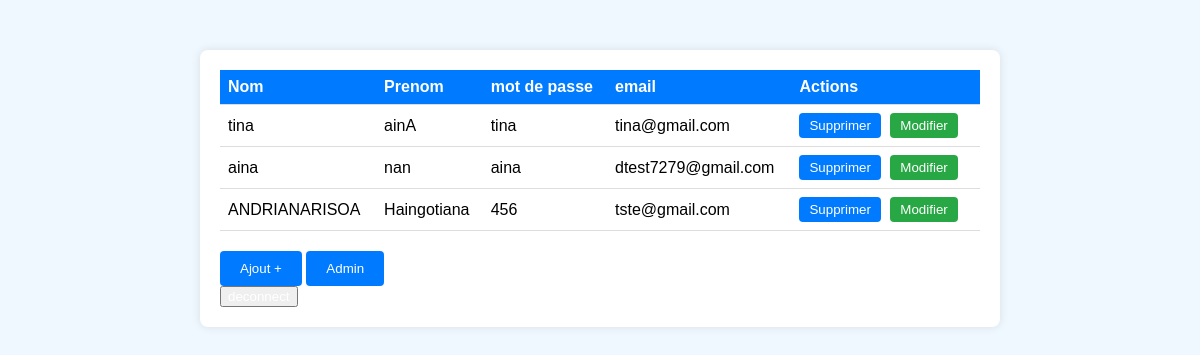
Page /showUtil on the committed database.
### utilisateur/models.py (models this page shows)
class Utilisateur(models.Model):
    nom_util=models.CharField(max_length=50)
    prenom_util=models.CharField(max_length=50)
    pass_util= models.CharField(max_length = 150)
    mail_util=models.EmailField(True)

### utilisateur/views.py (the view)
# urls.py: path('showUtil',showUtil,name='showUtlisateur'),
def showUtil(request):
    data=Utilisateur.objects.all()
    return render(request,'viewsUtilisateur.html',{'data':data})

### utilisateur/templates/viewsUtilisateur.html (shortened to what this page needs)
{% load static %}
<!DOCTYPE html>
<html lang="en">
<head>
    <head>
        <link rel="stylesheet" href="{% static 'styl_util.css' %}">
    </head>
</head>
<body>
  <div class="container">
    <div class="table-container">
        <table>
            <thead>
                <tr>
                    <th>Nom</th>
                    <th>Prenom</th>
                    <th>mot de passe</th>
                    <th>email</th>
                    <th>Actions</th>
                </tr>
            </thead>
            <tbody>
                {% for i in data %}
                <tr>
                    <td>{{i.nom_util}}</td>
                    <td>{{i.prenom_util}}</td>
                    <td>{{i.pass_util}}</td>
                    <td>{{i.mail_util}}</td>
                    <td class="action-buttons">
                        <a href="{% url 'deleteUtil' i.pk  %}"><button>Supprimer</button></a>
                        <a href="{% url 'formChange' i.pk  %}"><button class="edit-button">Modifier</button></a>
                    </td>
                </tr>
                {% endfor %}
            </tbody>
        </table>
        <a href="{% url 'addUtil'  %}"><button class="add-button">Ajout +</button></a>
        <a href="{% url 'showAdd' %}"><button  class="admin-button">Admin</button></a>
        <form action="post">
            <button><a href="{% url 'logout_out' %}">deconnect</a></button>
        </form>
    </div>
</div>
</body>
</body>
</html>

### utilisateur/static/styl_util.css (style rules this page uses)
body { font-family: Arial, sans-serif; background-color: #f0f8ff; }
.container { max-width: 800px; margin: 50px auto; }
.table-container { background-color: #fff; padding: 20px; border-radius: 8px; box-shadow: 0 0 10px rgba(0, 0, 0, 0.1); }
table { width: 100%; border-collapse: collapse; }
th, td { padding: 8px; border-bottom: 1px solid #ddd; text-align: left; }
th { background-color: #007bff; color: #fff; }
.action-buttons button { background-color: #007bff; color: #fff; border: none; padding: 5px 10px; margin-right: 5px; cursor: pointer; border-radius: 4px; }
.action-buttons button.edit-button { background-color: #28a745; }
.add-button, .admin-button { background-color: #007bff; color: #fff; border: none; padding: 10px 20px; cursor: pointer; border-radius: 4px; margin-top: 20px; }
button a { color: #fff; text-decoration: none; }

### rows in the picture
Utilisateur: nom_util "tina", prenom_util "ainA", pass_util "tina", mail_util "tina@gmail.com"
Utilisateur: nom_util "aina", prenom_util "nan", pass_util "aina", mail_util "dtest7279@gmail.com"
Utilisateur: nom_util "ANDRIANARISOA", prenom_util "Haingotiana", pass_util "456", mail_util "tste@gmail.com"
